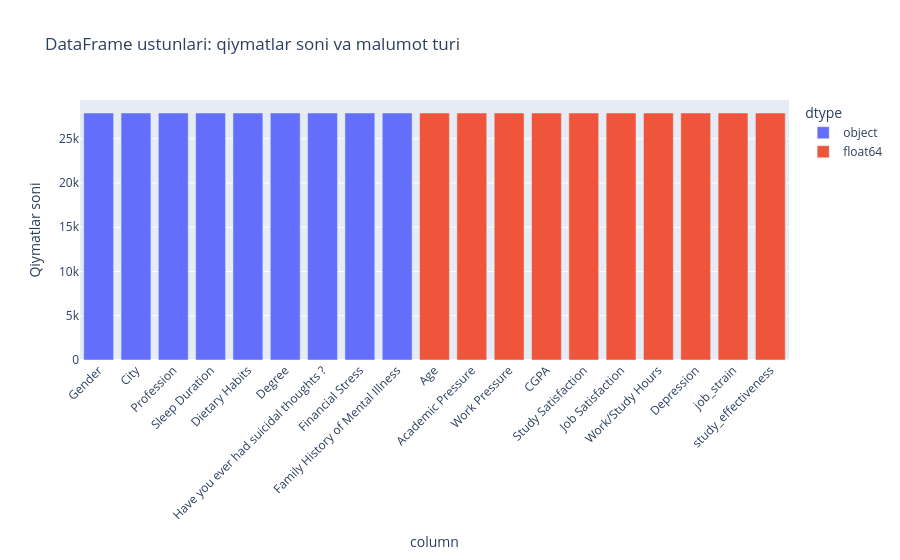

Notebook code for this chart:
### Code cell
# df.info() ma'lumotlarini ajratib olish
df_info = pd.DataFrame({
    'column': df.columns,
    'dtype': df.dtypes.astype(str).values
})

# Har bir ustunda nechta qiymat borligini qo‘shamiz
df_info['count'] = len(df)  # Hamma ustunda 27901 bo‘ladi

# Grafik
fig = px.bar(
    df_info,
    x='column',
    y='count',
    color='dtype',
    title='DataFrame ustunlari: qiymatlar soni va malumot turi',
    labels={'count': 'Qiymatlar soni'}
)
fig.update_layout(xaxis_tickangle=-45)
fig.show()

### Figure 1 — Plotly figure (JSON) as saved in the notebook; plotly's stock layout.template omitted (floating-point values rounded to 4 significant figures)
{"data": [{"alignmentgroup": "True", "hovertemplate": "dtype=object<br>column=%{x}<br>Qiymatlar soni=%{y}<extra></extra>", "legendgroup": "object", "marker": {"color": "#636efa", "pattern": {"shape": ""}}, "name": "object", "offsetgroup": "object", "orientation": "v", "showlegend": true, "textposition": "auto", "type": "bar", "x": ["Gender", "City", "Profession", "Sleep Duration", "Dietary Habits", "Degree", "Have you ever had suicidal thoughts ?", "Financial Stress", "Family History of Mental Illness"], "xaxis": "x", "y": [27901, 27901, 27901, 27901, 27901, 27901, 27901, 27901, 27901], "yaxis": "y"}, {"alignmentgroup": "True", "hovertemplate": "dtype=float64<br>column=%{x}<br>Qiymatlar soni=%{y}<extra></extra>", "legendgroup": "float64", "marker": {"color": "#EF553B", "pattern": {"shape": ""}}, "name": "float64", "offsetgroup": "float64", "orientation": "v", "showlegend": true, "textposition": "auto", "type": "bar", "x": ["Age", "Academic Pressure", "Work Pressure", "CGPA", "Study Satisfaction", "Job Satisfaction", "Work/Study Hours", "Depression", "job_strain", "study_effectiveness"], "xaxis": "x", "y": [27901, 27901, 27901, 27901, 27901, 27901, 27901, 27901, 27901, 27901], "yaxis": "y"}], "layout": {"barmode": "relative", "legend": {"title": {"text": "dtype"}, "tracegroupgap": 0}, "title": {"text": "DataFrame ustunlari: qiymatlar soni va malumot turi"}, "xaxis": {"anchor": "y", "domain": [0, 1], "tickangle": -45, "title": {"text": "column"}}, "yaxis": {"anchor": "x", "domain": [0, 1], "title": {"text": "Qiymatlar soni"}}}}
